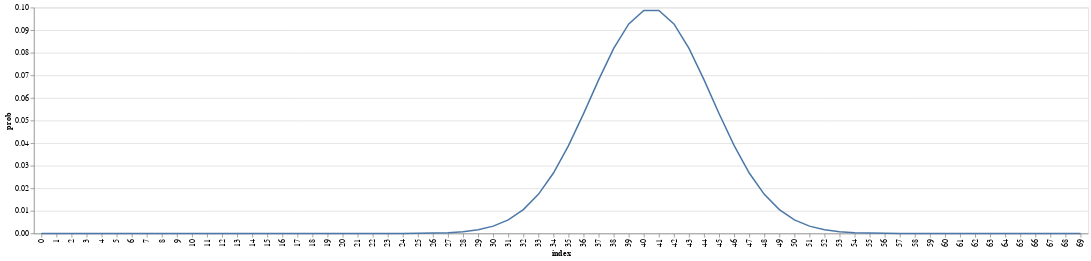

The notebook cell saved with this chart:
### Code cell
df = pd.DataFrame(vecs[-1], columns=['prob']).reset_index()
alt.Chart(df).mark_line().encode(
    alt.X('index:O'),
    alt.Y('prob:Q')
)

### Figure 1 — Vega-Lite specification as saved in the notebook (floating-point values rounded to 4 significant figures)
{"config": {"view": {"continuousWidth": 400, "continuousHeight": 300}}, "data": {"name": "data-ac5590a472602dcd9d916d20bb8e9b74"}, "mark": "line", "encoding": {"x": {"type": "ordinal", "field": "index"}, "y": {"type": "quantitative", "field": "prob"}}, "$schema": "https://vega.github.io/schema/vega-lite/v4.8.1.json", "datasets": {"data-ac5590a472602dcd9d916d20bb8e9b74": [{"index": 0, "prob": 0.0}, {"index": 1, "prob": 8.461e-23}, {"index": 2, "prob": 9.572e-22}, {"index": 3, "prob": 1.018e-20}, {"index": 4, "prob": 1.016e-19}, {"index": 5, "prob": 9.539e-19}, {"index": 6, "prob": 8.413e-18}, {"index": 7, "prob": 6.972e-17}, {"index": 8, "prob": 5.429e-16}, {"index": 9, "prob": 3.973e-15}, {"index": 10, "prob": 2.731e-14}, {"index": 11, "prob": 1.765e-13}, {"index": 12, "prob": 1.071e-12}, {"index": 13, "prob": 6.112e-12}, {"index": 14, "prob": 3.277e-11}, {"index": 15, "prob": 1.651e-10}, {"index": 16, "prob": 7.814e-10}, {"index": 17, "prob": 3.476e-09}, {"index": 18, "prob": 1.453e-08}, {"index": 19, "prob": 5.706e-08}, {"index": 20, "prob": 2.106e-07}, {"index": 21, "prob": 7.304e-07}, {"index": 22, "prob": 2.381e-06}, {"index": 23, "prob": 7.291e-06}, {"index": 24, "prob": 2.098e-05}, {"index": 25, "prob": 5.675e-05}, {"index": 26, "prob": 0.0001442}, {"index": 27, "prob": 0.0003444}, {"index": 28, "prob": 0.0007729}, {"index": 29, "prob": 0.00163}, {"index": 30, "prob": 0.00323}, {"index": 31, "prob": 0.006015}, {"index": 32, "prob": 0.01053}, {"index": 33, "prob": 0.01731}, {"index": 34, "prob": 0.02675}, {"index": 35, "prob": 0.03884}, {"index": 36, "prob": 0.05301}, {"index": 37, "prob": 0.06797}, {"index": 38, "prob": 0.08191}, {"index": 39, "prob": 0.09276}, {"index": 40, "prob": 0.09871}, {"index": 41, "prob": 0.09871}, {"index": 42, "prob": 0.09276}, {"index": 43, "prob": 0.08191}, {"index": 44, "prob": 0.06797}, {"index": 45, "prob": 0.05301}, {"index": 46, "prob": 0.03884}, {"index": 47, "prob": 0.02675}, {"index": 48, "prob": 0.01731}, {"index": 49, "prob": 0.01053}, {"index": 50, "prob": 0.006015}, {"index": 51, "prob": 0.00323}, {"index": 52, "prob": 0.00163}, {"index": 53, "prob": 0.0007729}, {"index": 54, "prob": 0.0003444}, {"index": 55, "prob": 0.0001442}, {"index": 56, "prob": 5.675e-05}, {"index": 57, "prob": 2.098e-05}, {"index": 58, "prob": 7.291e-06}, {"index": 59, "prob": 2.381e-06}, {"index": 60, "prob": 7.304e-07}, {"index": 61, "prob": 2.106e-07}, {"index": 62, "prob": 5.706e-08}, {"index": 63, "prob": 1.453e-08}, {"index": 64, "prob": 3.476e-09}, {"index": 65, "prob": 7.814e-10}, {"index": 66, "prob": 1.651e-10}, {"index": 67, "prob": 3.277e-11}, {"index": 68, "prob": 6.112e-12}, {"index": 69, "prob": 1.28e-12}]}}
